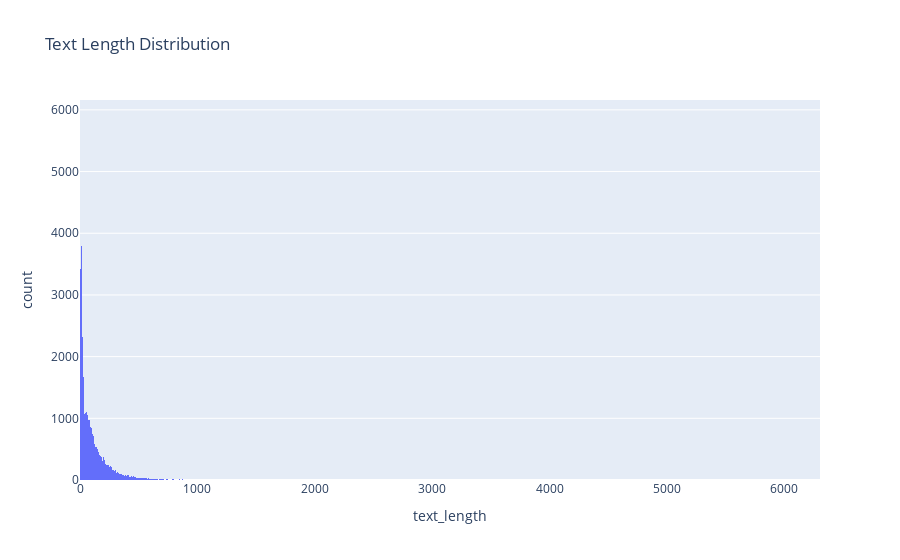

The cell this chart's notebook holds for it:
### Code cell
# Text Length Distribution
df['text_length'] = df['statement'].apply(lambda x: len(str(x).split()))
fig = px.histogram(df, x='text_length', title='Text Length Distribution')
fig.show()

### Figure 1 — Plotly figure (JSON) as saved in the notebook; plotly's stock layout.template omitted (floating-point values rounded to 4 significant figures; data arrays with more than 128 entries replaced by an {"elided": "..."} marker saying what was removed)
{"data": [{"alignmentgroup": "True", "bingroup": "x", "hovertemplate": "text_length=%{x}<br>count=%{y}<extra></extra>", "legendgroup": "", "marker": {"color": "#636efa", "pattern": {"shape": ""}}, "name": "", "offsetgroup": "", "orientation": "v", "showlegend": false, "type": "histogram", "x": {"elided": "53043 int values"}, "xaxis": "x", "yaxis": "y"}], "layout": {"barmode": "relative", "legend": {"tracegroupgap": 0}, "title": {"text": "Text Length Distribution"}, "xaxis": {"anchor": "y", "domain": [0, 1], "title": {"text": "text_length"}}, "yaxis": {"anchor": "x", "domain": [0, 1], "title": {"text": "count"}}}}
